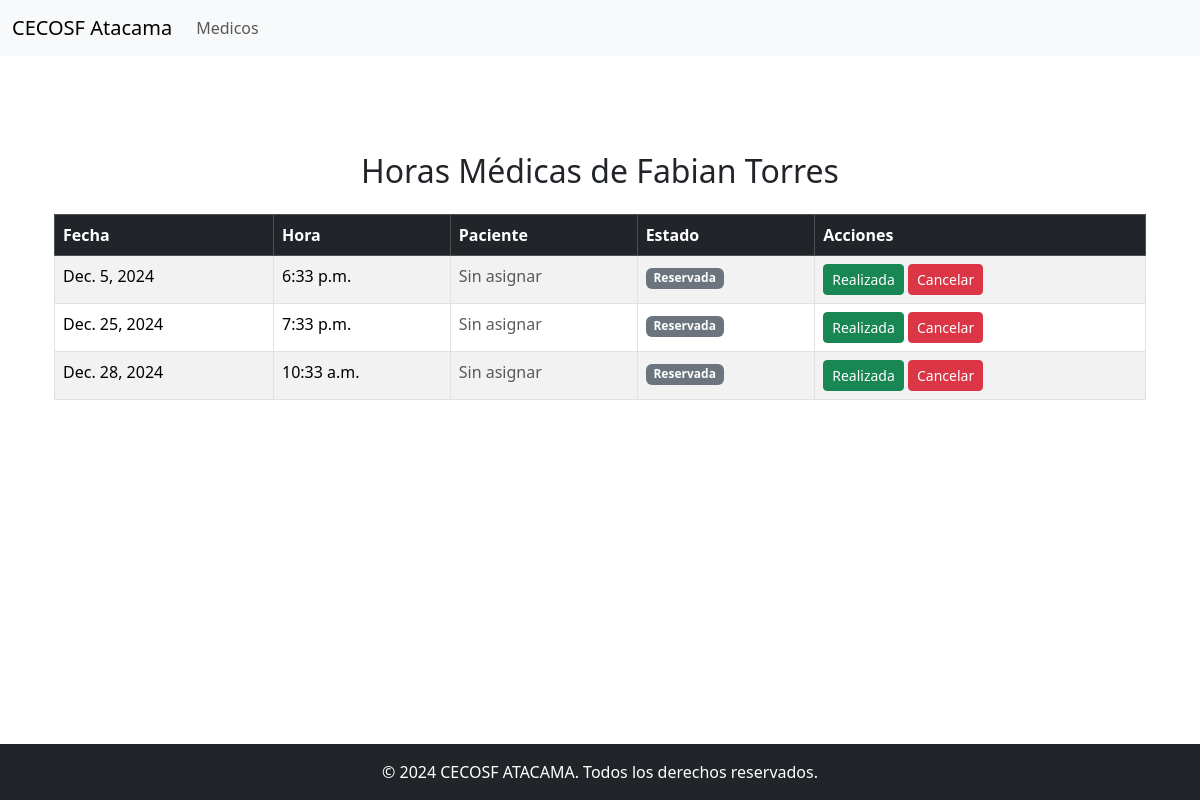
Before: /personas/gestionar_horas (signed in) with the older database file.
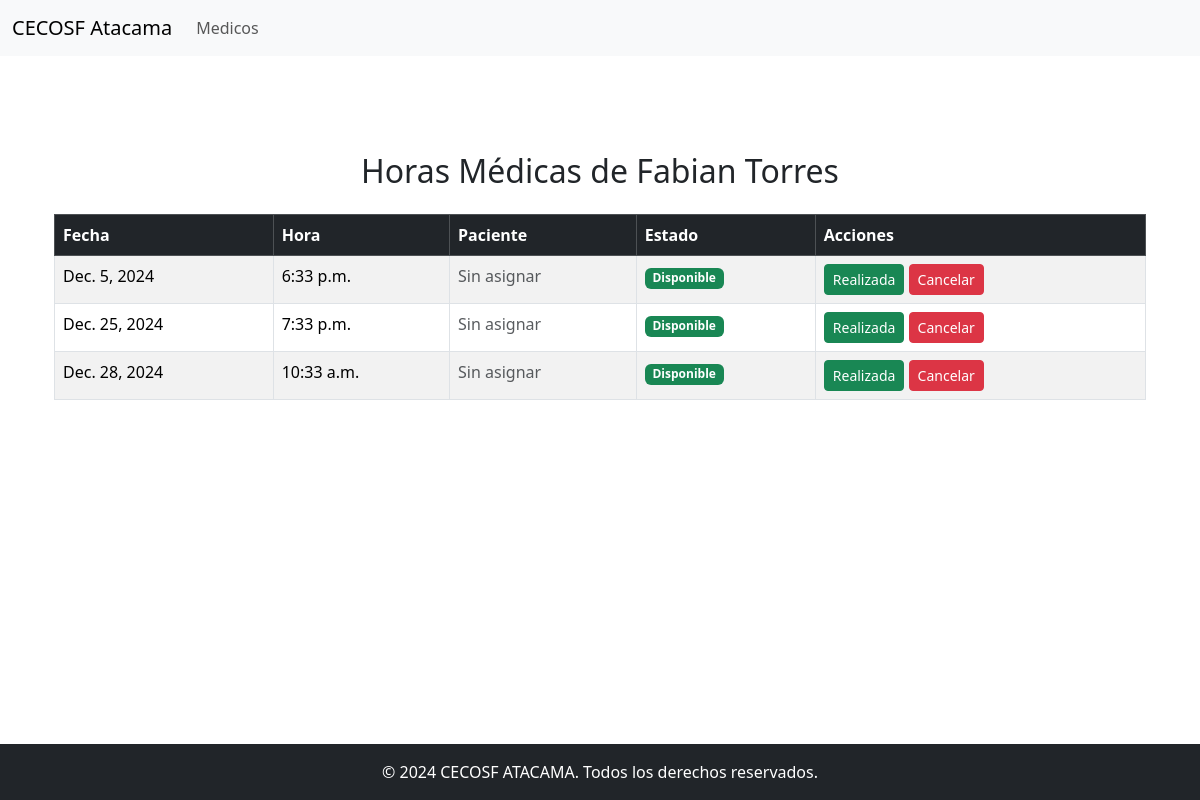
After: the same page with the newer database file.
### personas/models.py (models this page shows, shortened)
class Hora(models.Model):
    medico = models.ForeignKey(Medico, on_delete=models.CASCADE, related_name="horas")
    fecha = models.DateField()
    hora = models.TimeField()
    disponible = models.BooleanField(default=True)
    usuario = models.ForeignKey(User, null=True, blank=True, on_delete=models.SET_NULL)

### personas/views.py (the view)
# urls.py: path('gestionar_horas', views.gestionar_horas, name='gestionar_horas'),
def gestionar_horas(request):
    medico_id = request.session.get('medico_id')  # Obtener ID del médico autenticado
    if not medico_id:
        return redirect('login_medico')
    medico = get_object_or_404(Medico, id=medico_id)
    horas = medico.horas.order_by('fecha', 'hora')  # Todas las horas asociadas al médico
    return render(request, 'personas/gestionar_horas.html', {'medico': medico, 'horas': horas})

### personas/templates/personas/gestionar_horas.html (shortened to what this page needs)
{% extends 'personas/base.html' %}
{% block content %}
<div class="container mt-5">
    <h2 class="text-center mb-4">Horas Médicas de {{ medico.nombre }}</h2>
    <div class="table-responsive">
        <table class="table table-striped table-bordered">
            <thead class="table-dark">
                <tr>
                    <th>Fecha</th>
                    <th>Hora</th>
                    <th>Paciente</th>
                    <th>Estado</th>
                    <th>Acciones</th>
                </tr>
            </thead>
            <tbody>
                {% for hora in horas %}
                <tr>
                    <td>{{ hora.fecha }}</td>
                    <td>{{ hora.hora }}</td>
                    <td>
                        {% if hora.usuario %}
                            {{ hora.usuario.username }}
                        {% else %}
                            <span class="text-muted">Sin asignar</span>
                        {% endif %}
                    </td>
                    <td>
                        {% if hora.disponible %}
                            <span class="badge bg-success">Disponible</span>
                        {% else %}
                            <span class="badge bg-secondary">Reservada</span>
                        {% endif %}
                    </td>
                    <td>
                        <form method="POST" action="{% url 'gestionar_horas_accion' hora.id %}">
                            <button type="submit" name="accion" value="realizada" class="btn btn-success btn-sm">
                                 Realizada
                            </button>
                            <button type="submit" name="accion" value="cancelar" class="btn btn-danger btn-sm">
                                 Cancelar
                            </button>
                        </form>
                    </td>
                </tr>
                {% endfor %}
            </tbody>
        </table>
    </div>
</div>
{% endblock %}

Changed rows visible on the page:
changed Hora "Dec. 5, 2024": disponible "Reservada" → "Disponible"
changed Hora "Dec. 25, 2024": disponible "Reservada" → "Disponible"
changed Hora "Dec. 28, 2024": disponible "Reservada" → "Disponible"
